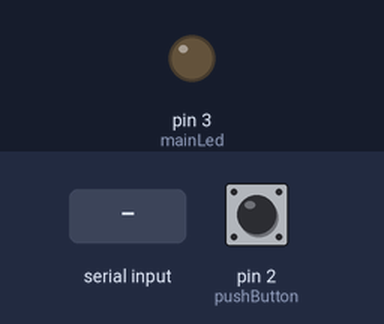
The sketch below on a simulated Arduino Uno, built with avr-gcc and run on an emulated ATmega328P. Shown: output pins drawn as LEDs (lit = HIGH). The inputs (shaded band) are chosen by the test bench; at power-on: pin 2 (pushButton) HIGH. What the sketch prints to the serial monitor is not drawn.

Above: at 1.2 s.
1.3 s: "1" received over Serial
At 2.5 s:
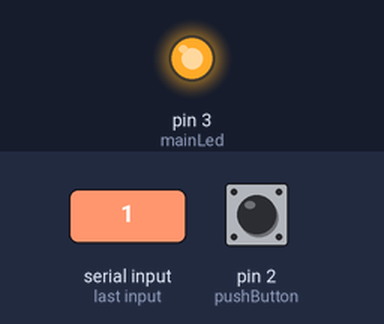
4.3 s: pin 2 (pushButton) pulled LOW for 0.15 s
Timing chart, 0 to 7.3 s (numbered marks = the images above; inputs shaded):
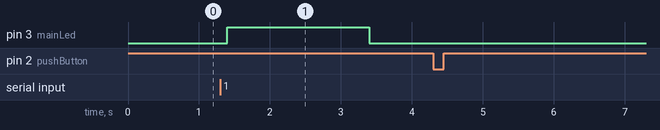

Measured:
- after the input at 1.3 s, pin 3 (mainLed): LOW → HIGH after 0.10 s, → LOW 2.0 s later
- after the input at 4.3 s, every drawn part: stays the same

The sketch:

XbmcSwitch.ino
```cpp
int pushButton = 2;
int mainLed = 3;

int switchState = 1;
int noSerialCount = 0;

#define ON 49	// 1
#define OFF 48	// 0

void setup(){
	// start serial connection
	Serial.begin(9600);

	// configure pin2 as an input
	pinMode(pushButton, INPUT);
	// turn on pullup resistor
	digitalWrite(pushButton, HIGH);

	// output port for LED
	pinMode(mainLed, OUTPUT);
}

void loop(){
	int serialRead = -1;

	if (Serial.available() > 0) {
		// read over serial port
		serialRead = Serial.read();

		// set LED on/off from serial
		if(serialRead == ON) {
			digitalWrite(mainLed, 1);
		}else{
			digitalWrite(mainLed, 0);
		}

		noSerialCount = 0;
	}else{
		noSerialCount += 1;

		// if no serial input for 2 seconds, switch off LED
		if(noSerialCount == 20) {
			digitalWrite(mainLed, 0);
		}
	}

	// check for button press
	int sensorRead = digitalRead(pushButton);

	if(switchState != sensorRead) {
		switchState = sensorRead;

		// send on serial when switch pushed
		if(sensorRead == 0) {
			Serial.println(serialRead);
		}
	}

	// introduce a sensible delay
	delay(100);
}
```
